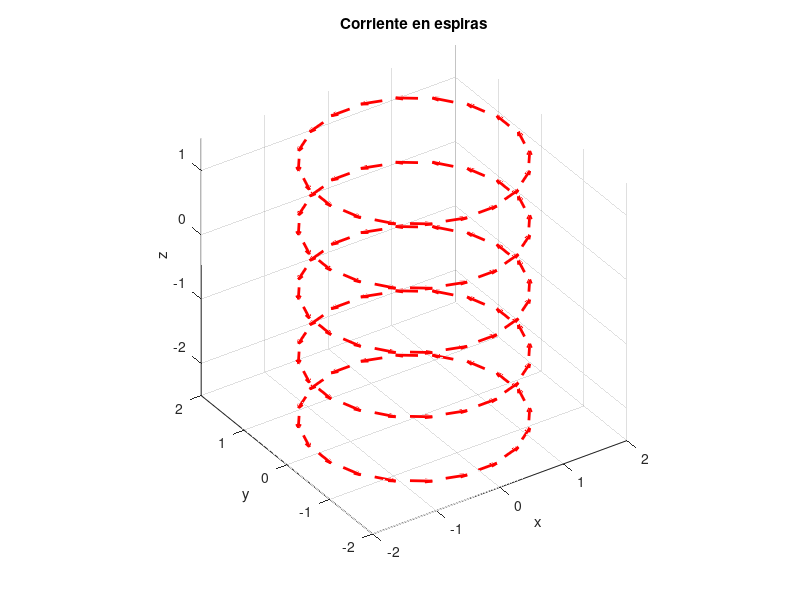

The MATLAB script that drew this image:
function espiral()
    % Definición de l`a espira
    global pos_x pos_y pos_z vec_x vec_y vec_z num_espiras puntos_por_espira

    num_espiras = 5;
    puntos_por_espira = 20;
    radio_espira = 1.5;
    espaciado_z = 1;

    delta_theta = 2*pi / puntos_por_espira;
    theta_vals = 0:delta_theta:(2*pi - delta_theta);

    idx = 1;
    for n = 1:num_espiras
        pos_x(idx:idx+puntos_por_espira-1) = radio_espira * cos(theta_vals);
        pos_y(idx:idx+puntos_por_espira-1) = radio_espira * sin(theta_vals);
        pos_z(idx:idx+puntos_por_espira-1) = -num_espiras/2*espaciado_z + (n-1)*espaciado_z;

        vec_x(idx:idx+puntos_por_espira-1) = -pos_y(idx:idx+puntos_por_espira-1) * delta_theta;
        vec_y(idx:idx+puntos_por_espira-1) =  pos_x(idx:idx+puntos_por_espira-1) * delta_theta;

        idx = idx + puntos_por_espira;
    end
    vec_z = zeros(1, puntos_por_espira*num_espiras);

    % Visualización de la espira
    figure(1)
    quiver3(pos_x, pos_y, pos_z, vec_x, vec_y, vec_z, 0.5, '-r', 'LineWidth', 2)
    view(-34, 33)
    title('Corriente en espiras')
    xlabel('x'); ylabel('y'); zlabel('z');
    axis equal

    % Guardar variables necesarias
    assignin('base', 'vec_z', vec_z);
end